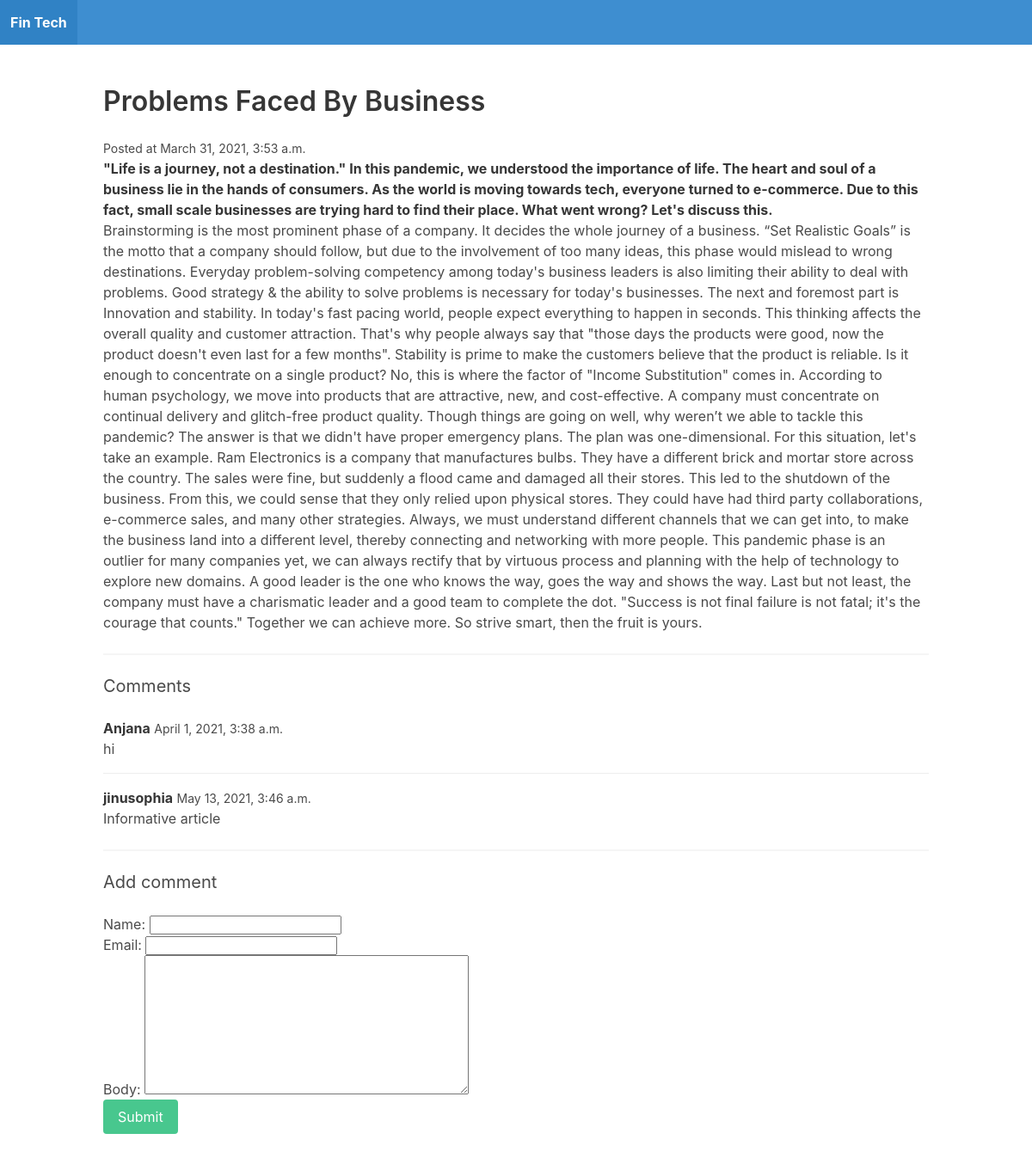
The page /post-2/ on the database its author committed.
### blog/models.py (models this page shows)
class Post(models.Model):
    title = models.CharField(max_length=255)
    slug = models.SlugField()
    intro = models.TextField()
    body = models.TextField()
    date_added = models.DateTimeField(auto_now_add=True)
    class Meta:
        ordering = ['-date_added']

class Comment(models.Model):
    post = models.ForeignKey(Post, related_name='comments', on_delete=models.CASCADE)
    name = models.CharField(max_length=255)
    email = models.EmailField()
    body = models.TextField()
    date_added = models.DateTimeField(auto_now_add=True)
    class Meta:
        ordering = ['date_added']

### blog/views.py (the view)
# urls.py: path('<slug:slug>/', post_detail, name='post_detail'),
def post_detail(request, slug):
    post = Post.objects.get(slug=slug)
    if request.method == 'POST':
        form = CommentForm(request.POST)
        if form.is_valid():
            comment = form.save(commit=False)
            comment.post = post
            comment.save()
            return redirect('post_detail', slug=post.slug)
    else:
        form = CommentForm()
    return render(request, 'blog/post_detail.html', {'post': post, 'form': form})

### blog/forms.py
class CommentForm(forms.ModelForm):
    class Meta:
        model = Comment
        fields = ['name', 'email', 'body']

### blog/templates/blog/post_detail.html (shortened to what this page needs)
{% extends 'blog/base.html' %}
{% block content %}
    <h1 class="title">{{ post.title }}</h1>
    <small>Posted at {{ post.date_added }}</small>
    <p><strong>{{ post.intro }}</strong></p>
    <p>{{ post.body }}</p>
    <hr>
    <h2 class="subtitle">Comments</h2>
    {% for comment in post.comments.all %}
        <article class="media">
            <div class="media-content">
                <div class="content">
                    <p>
                        <strong>{{ comment.name }}</strong> <small>{{ comment.date_added }}</small>
                        <br>
                        {{ comment.body }}
                    </p>
                </div>
            </div>
        </article>
    {% empty %}
        <div class="notification">
            <p>No comments yet!</p>
        </div>
    {% endfor %}
    <hr>
    <h2 class="subtitle">Add comment</h2>
    <form method="post" action=".">
        {{ form.as_p }}
        <div class="field">
            <div class="control">
                <button class="button is-success">Submit</button>
            </div>
        </div>
    </form>
{% endblock %}

### blog/templates/blog/base.html (shortened to what this page needs)
<!DOCTYPE html>
<html>
    <head>
        <link rel="stylesheet" href="https://cdn.jsdelivr.net/npm/bulma@0.9.1/css/bulma.min.css">
    </head>
    <body>
        <nav class="navbar is-info">
            <div class="navbar-brand">
                <a href="/" class="navbar-item"><strong>Fin Tech</strong></a>
            </div>
        </nav>
        <section class="section">
            <div class="container">
                {% block content %}
                {% endblock %}
            </div>
        </section>
    </body>
</html>

### rows shown on the page
Post: title "Problems Faced By Business", date_added "March 31, 2021, 3:53 a.m.", intro "\"Life is a journey, not a destination.\" In this pandemic, we understood the importance of life. The heart and soul of a business lie in the hands of consumers. As the world is moving towards tech, everyone turned to e-commerce. Due to this fact, small scale businesses are trying hard to find their place. What went wrong? Let's discuss this.", body "Brainstorming is the most prominent phase of a company. It decides the whole journey of a business. “Set Realistic Goals” is the motto that a company should follow, but due to the involvement of too many ideas, this phase would mislead to wrong destinations. Everyday problem-solving competency among today's business leaders is also limiting their ability to deal with problems. Good strategy & the ability to solve problems is necessary for today's businesses. The next and foremost part is Innovation and stability. In today's fast pacing world, people expect everything to happen in seconds. This thinking affects the overall quality and customer attraction. That's why people always say that…"
Comment: name "Anjana", date_added "April 1, 2021, 3:38 a.m.", body "hi"
Comment: name "jinusophia", date_added "May 13, 2021, 3:46 a.m.", body "Informative article"
